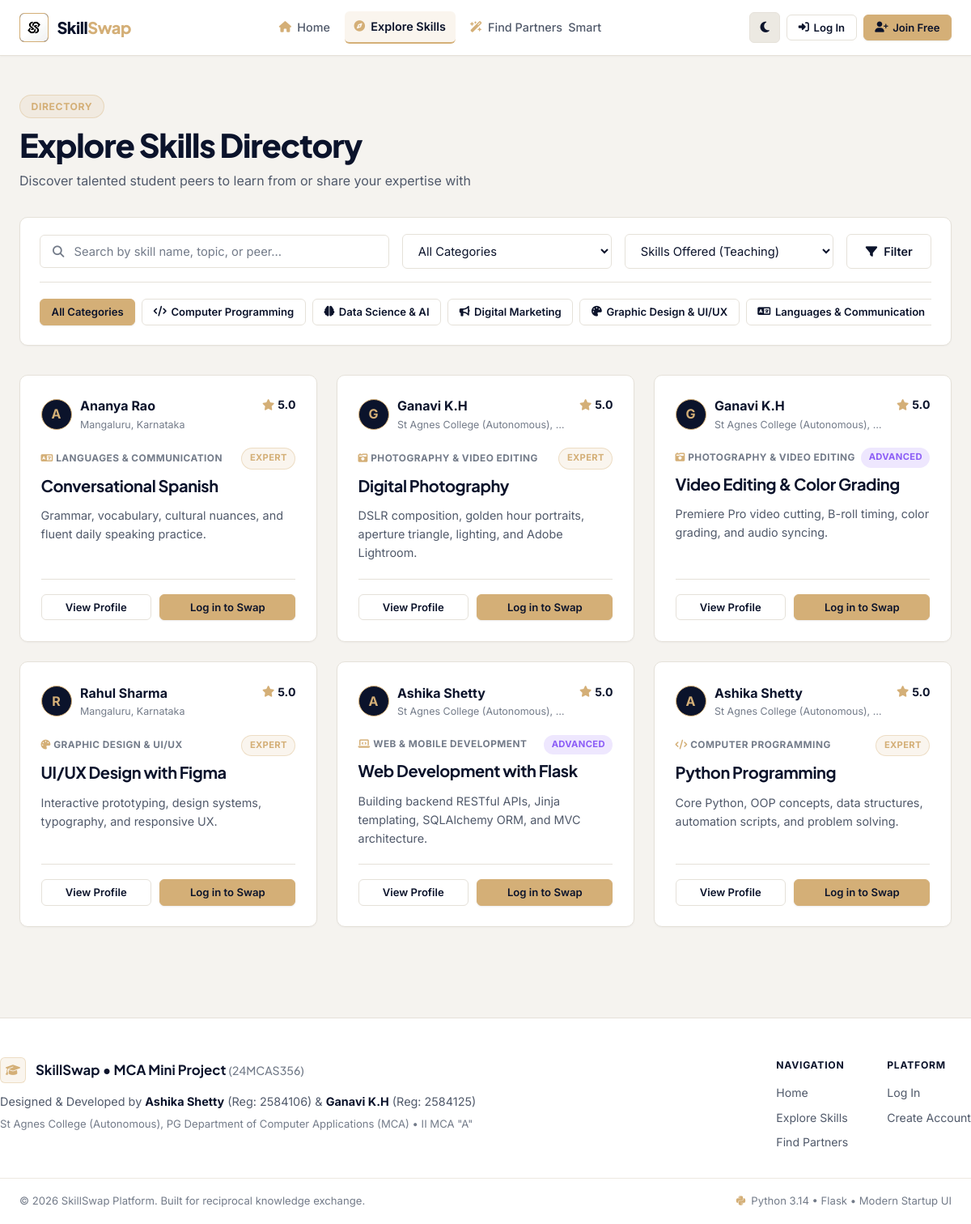
/explore, run on the app's committed database.
### models.py (models this page shows, shortened)
class Category(db.Model):
    __tablename__ = 'categories'
    id = db.Column(db.Integer, primary_key=True)
    name = db.Column(db.String(80), unique=True, nullable=False)
    icon = db.Column(db.String(50), default='fa-book')  # FontAwesome icon name
    description = db.Column(db.String(255), nullable=True)
    skills_offered = db.relationship('SkillOffered', backref='category', lazy='dynamic')
    skills_wanted = db.relationship('SkillWanted', backref='category', lazy='dynamic')

class SkillOffered(db.Model):
    __tablename__ = 'skills_offered'
    id = db.Column(db.Integer, primary_key=True)
    user_id = db.Column(db.Integer, db.ForeignKey('users.id', ondelete='CASCADE'), nullable=False)
    category_id = db.Column(db.Integer, db.ForeignKey('categories.id'), nullable=False)
    skill_name = db.Column(db.String(100), nullable=False, index=True)
    proficiency = db.Column(db.String(30), default='Intermediate')  # Beginner, Intermediate, Advanced, Expert
    description = db.Column(db.Text, nullable=True)
    created_at = db.Column(db.DateTime, default=lambda: datetime.now(timezone.utc))

class User(db.Model):
    __tablename__ = 'users'
    id = db.Column(db.Integer, primary_key=True)
    full_name = db.Column(db.String(100), nullable=False)
    email = db.Column(db.String(120), unique=True, nullable=False, index=True)
    password_hash = db.Column(db.String(255), nullable=False)
    role = db.Column(db.String(20), default='user')  # 'user' or 'admin'
    bio = db.Column(db.Text, nullable=True)
    location = db.Column(db.String(150), default='St Agnes College, Mangaluru')
    avatar = db.Column(db.String(255), default='default_avatar.png')
    is_active = db.Column(db.Boolean, default=True)
    created_at = db.Column(db.DateTime, default=lambda: datetime.now(timezone.utc))
    skills_offered = db.relationship('SkillOffered', backref='user', lazy='dynamic', cascade='all, delete-orphan')
    skills_wanted = db.relationship('SkillWanted', backref='user', lazy='dynamic', cascade='all, delete-orphan')
    sent_requests = db.relationship(
        'SwapRequest',
        foreign_keys='SwapRequest.sender_id',
        backref='sender',
        lazy='dynamic',
        cascade='all, delete-orphan'
    )
    received_requests = db.relationship(
        'SwapRequest',
        foreign_keys='SwapRequest.receiver_id',
        backref='receiver',
        lazy='dynamic',
        cascade='all, delete-orphan'
    )
    sent_messages = db.relationship(
        'Message',
        foreign_keys='Message.sender_id',
        backref='sender',
        lazy='dynamic'
    )
    received_messages = db.relationship(
        'Message',
        foreign_keys='Message.receiver_id',
        backref='receiver',
        lazy='dynamic'
    )
    reviews_given = db.relationship(
        'Review',
        foreign_keys='Review.reviewer_id',
        backref='reviewer',
        lazy='dynamic'
    )
    reviews_received = db.relationship(
        'Review',
        foreign_keys='Review.reviewee_id',
        backref='reviewee',
        lazy='dynamic'
    )
    @property
    def average_rating(self):
        reviews = self.reviews_received.all()
        if not reviews:
            return 5.0  # Default friendly starting rating for new students
        return round(sum(r.rating for r in reviews) / len(reviews), 1)

class Review(db.Model):
    __tablename__ = 'reviews'
    id = db.Column(db.Integer, primary_key=True)
    swap_id = db.Column(db.Integer, db.ForeignKey('swap_requests.id', ondelete='CASCADE'), nullable=False)
    reviewer_id = db.Column(db.Integer, db.ForeignKey('users.id', ondelete='CASCADE'), nullable=False)
    reviewee_id = db.Column(db.Integer, db.ForeignKey('users.id', ondelete='CASCADE'), nullable=False)
    rating = db.Column(db.Integer, nullable=False)  # 1 to 5 stars
    comment = db.Column(db.Text, nullable=True)
    created_at = db.Column(db.DateTime, default=lambda: datetime.now(timezone.utc))

### routes/main.py (the view, shortened to what this page needs)
@main_bp.route('/explore')
def explore():
    query_text = request.args.get('q', '').strip()
    category_id = request.args.get('category', type=int)
    filter_type = request.args.get('type', 'offered')  # 'offered', 'wanted', or 'users'
    proficiency = request.args.get('proficiency', '')
    categories = Category.query.order_by(Category.name).all()
    if filter_type == 'wanted':
        skills_query = SkillWanted.query.join(User).filter(User.is_active == True)
        if category_id:
            skills_query = skills_query.filter(SkillWanted.category_id == category_id)
        if proficiency:
            skills_query = skills_query.filter(SkillWanted.target_level == proficiency)
        if query_text:
            skills_query = skills_query.filter(
                or_(
                    SkillWanted.skill_name.ilike(f'%{query_text}%'),
                    SkillWanted.description.ilike(f'%{query_text}%'),
                    User.full_name.ilike(f'%{query_text}%')
                )
            )
        skills = skills_query.order_by(SkillWanted.created_at.desc()).all()
        return render_template(
            'explore.html',
            items=skills,
            categories=categories,
            filter_type=filter_type,
            selected_cat=category_id,
            q=query_text,
            proficiency=proficiency
        )
    else:
        skills_query = SkillOffered.query.join(User).filter(User.is_active == True)
        if category_id:
            skills_query = skills_query.filter(SkillOffered.category_id == category_id)
        if proficiency:
            skills_query = skills_query.filter(SkillOffered.proficiency == proficiency)
        skills = skills_query.order_by(SkillOffered.created_at.desc()).all()
        return render_template(
            'explore.html',
            items=skills,
            categories=categories,
            filter_type='offered',
            selected_cat=category_id,
            q=query_text,
            proficiency=proficiency
        )

### templates/explore.html (shortened to what this page needs)
{% extends 'base.html' %}
{% block content %}
<div style="margin-bottom: 3.5rem;">
  <div style="display: flex; justify-content: space-between; align-items: flex-end; flex-wrap: wrap; gap: 1rem; margin-bottom: 2rem;">
    <div>
      <div class="section-pill" style="margin-bottom: 0.5rem;">Directory</div>
      <h1 style="font-size: clamp(1.8rem, 3.5vw, 2.5rem); font-weight: 800; letter-spacing: -0.03em;">Explore Skills Directory</h1>
      <p style="color: var(--body-text); font-size: 1rem; margin-top: 0.35rem;">Discover talented student peers to learn from or share your expertise with</p>
    </div>
  </div>
  <form method="GET" action="{{ url_for('main.explore') }}" class="card" style="padding: 1.25rem 1.5rem; margin-bottom: 2.25rem;">
    <div class="grid-filter-bar">
      <div style="position: relative;">
        <input type="text" name="q" value="{{ q or '' }}" class="form-control" placeholder="Search by skill name, topic, or peer..." style="padding-left: 2.6rem;">
        <i class="fas fa-magnifying-glass" style="position: absolute; left: 1rem; top: 50%; transform: translateY(-50%); color: var(--text-muted); font-size: 0.9rem;"></i>
      </div>
      <div>
        <select name="category" class="form-select" onchange="this.form.submit()">
          <option value="">All Categories</option>
        </select>
      </div>
      <div>
        <select name="type" class="form-select" onchange="this.form.submit()">
          <option value="offered" {% if filter_type == 'offered' %}selected{% endif %}>Skills Offered (Teaching)</option>
        </select>
      </div>
      <button type="submit" class="btn btn-secondary" style="height: 100%; min-height: 40px; padding: 0.6rem 1.4rem;">
        <i class="fas fa-filter"></i> Filter
      </button>
    </div>
    <div style="padding-top: 1rem; margin-top: 1rem; border-top: 1px solid var(--border-color);">
      <div class="pills-scroll-bar">
        <a href="{{ url_for('main.explore', type=filter_type) }}" class="btn btn-sm {% if not selected_cat %}btn-primary{% else %}btn-secondary{% endif %}" style="white-space: nowrap;">
          All Categories
        </a>
        {% for cat in categories %}
          <a href="{{ url_for('main.explore', category=cat.id, type=filter_type) }}" class="btn btn-sm {% if selected_cat == cat.id %}btn-primary{% else %}btn-secondary{% endif %}" style="white-space: nowrap;">
            <i class="fas {{ cat.icon }}" style="font-size: 0.8rem;"></i> {{ cat.name }}
          </a>
        {% endfor %}
      </div>
    </div>
  </form>
  {% if items %}
    <div class="grid-cards-auto">
      {% for item in items %}
        <div class="card card-hover" style="display: flex; flex-direction: column; justify-content: space-between;">
          <div>
            <div style="display: flex; justify-content: space-between; align-items: flex-start; margin-bottom: 1.15rem; gap: 0.5rem;">
              <a href="{{ url_for('auth.user_detail', user_id=item.user.id) }}" style="display: flex; align-items: center; gap: 0.65rem; text-decoration: none; min-width: 0;">
                <div class="avatar-mini" style="width: 38px; height: 38px; font-size: 1rem;">
                  {{ item.user.full_name[0] }}
                </div>
                <div style="min-width: 0;">
                  <div style="font-weight: 700; color: var(--heading-color); font-size: 1rem; white-space: nowrap; overflow: hidden; text-overflow: ellipsis;">{{ item.user.full_name }}</div>
                  <div style="font-size: 0.78rem; color: var(--text-muted); white-space: nowrap; overflow: hidden; text-overflow: ellipsis;">{{ item.user.location }}</div>
                </div>
              </a>
              <div class="rating-stars" style="font-size: 0.85rem; display: flex; align-items: center; gap: 0.25rem; flex-shrink: 0;">
                <i class="fas fa-star"></i>
                <span style="font-weight: 700; font-size: 0.88rem; color: var(--heading-color);">{{ item.user.average_rating }}</span>
              </div>
            </div>
            <div style="margin-bottom: 0.85rem;">
              <div style="display: flex; justify-content: space-between; align-items: center; margin-bottom: 0.45rem; flex-wrap: wrap; gap: 0.35rem;">
                <span style="font-size: 0.74rem; text-transform: uppercase; color: var(--text-muted); font-weight: 700; letter-spacing: 0.04em;">
                  <i class="fas {{ item.category.icon }}" style="color: var(--champagne-gold);"></i> {{ item.category.name }}
                </span>
                <span class="level-badge level-{{ item.proficiency|lower if filter_type == 'offered' else item.target_level|lower }}">
                  {{ item.proficiency if filter_type == 'offered' else item.target_level }}
                </span>
              </div>
              <h3 style="font-size: 1.25rem; font-weight: 700; color: var(--heading-color);">{{ item.skill_name }}</h3>
            </div>
            <p style="font-size: 0.9rem; color: var(--body-text); margin-bottom: 1.25rem; line-height: 1.6;">
              {{ item.description or 'Ready to collaborate and exchange knowledge with fellow learners!' }}
            </p>
          </div>
          <div style="display: flex; gap: 0.65rem; border-top: 1px solid var(--border-color); padding-top: 1.15rem; flex-wrap: wrap;">
            <a href="{{ url_for('auth.user_detail', user_id=item.user.id) }}" class="btn btn-secondary btn-sm" style="flex: 1; min-width: 100px;">
              View Profile
            </a>
            {% if g.user and g.user.id != item.user.id %}
              <button type="button" class="btn btn-primary btn-sm" style="flex: 1.3; min-width: 120px;" onclick="openSwapModal({{ item.user.id }}, '{{ item.user.full_name }}', {{ item.id if filter_type == 'offered' else 'null' }})">
                <i class="fas fa-repeat"></i> Request Swap
              </button>
            {% elif not g.user %}
              <a href="{{ url_for('auth.login') }}" class="btn btn-primary btn-sm" style="flex: 1.3; min-width: 120px;">
                Log in to Swap
              </a>
            {% endif %}
          </div>
        </div>
      {% endfor %}
    </div>
  {% endif %}
</div>
{% endblock %}

### data on the page
Category: name "Computer Programming"
Category: name "Data Science & AI"
Category: name "Digital Marketing"
Category: name "Graphic Design & UI/UX"
Category: name "Languages & Communication"
SkillOffered: user "A", user.full_name "Ananya Rao", user.location "Mangaluru, Karnataka", user.average_rating "5.0", category.name "LANGUAGES & COMMUNICATION", proficiency "EXPERT", skill_name "Conversational Spanish", description "Grammar, vocabulary, cultural nuances, and fluent daily speaking practice."
SkillOffered: user "G", user.full_name "Ganavi K.H", user.location "St Agnes College (Autonomous),…", user.average_rating "5.0", category.name "PHOTOGRAPHY & VIDEO EDITING", proficiency "EXPERT", skill_name "Digital Photography", description "DSLR composition, golden hour portraits, aperture triangle, lighting, and Adobe Lightroom."
SkillOffered: user "G", user.full_name "Ganavi K.H", user.location "St Agnes College (Autonomous),…", user.average_rating "5.0", category.name "PHOTOGRAPHY & VIDEO EDITING", proficiency "ADVANCED", skill_name "Video Editing & Color Grading", description "Premiere Pro video cutting, B-roll timing, color grading, and audio syncing."
SkillOffered: user "R", user.full_name "Rahul Sharma", user.location "Mangaluru, Karnataka", user.average_rating "5.0", category.name "GRAPHIC DESIGN & UI/UX", proficiency "EXPERT", skill_name "UI/UX Design with Figma", description "Interactive prototyping, design systems, typography, and responsive UX."
SkillOffered: user "A", user.full_name "Ashika Shetty", user.location "St Agnes College (Autonomous),…", user.average_rating "5.0", category.name "WEB & MOBILE DEVELOPMENT", proficiency "ADVANCED", skill_name "Web Development with Flask", description "Building backend RESTful APIs, Jinja templating, SQLAlchemy ORM, and MVC architecture."
SkillOffered: user "A", user.full_name "Ashika Shetty", user.location "St Agnes College (Autonomous),…", user.average_rating "5.0", category.name "COMPUTER PROGRAMMING", proficiency "EXPERT", skill_name "Python Programming", description "Core Python, OOP concepts, data structures, automation scripts, and problem solving."
